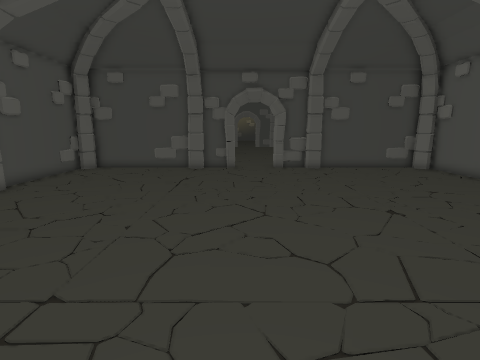
[1] (above)

16 first-person views from a walk through a scene from a Unity 3-D project. The camera is 1.3 m above the floor, tilts 10° down and sees 80° across. Doors are open. The floor is counted in squares, 0.5 m on a side. Each view is taken from the middle of a square. On the plan, view 1 faces up. The plan holds only what a view shows up to about 19 squares ahead; the rest is blank. The place goes on beyond the plan. The player is left out.

[2]
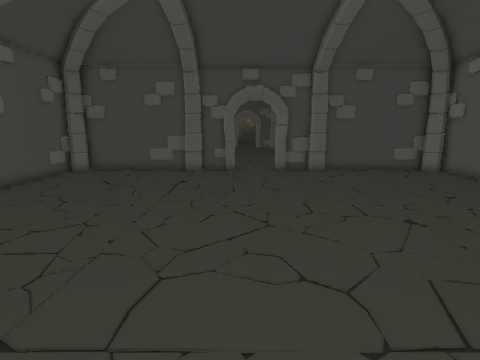

[3]
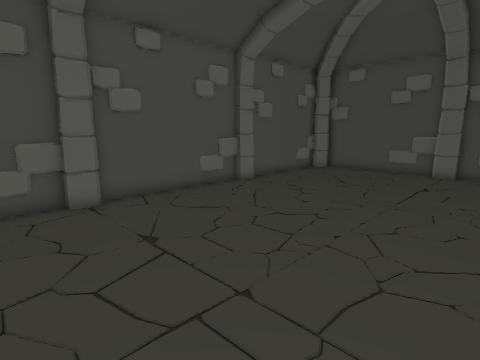

[4]
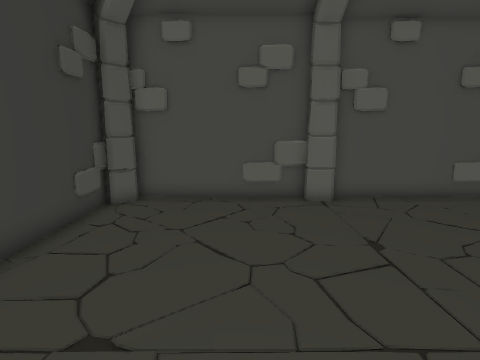

[5]
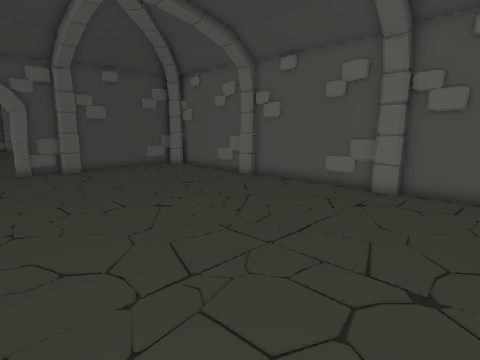

[6]
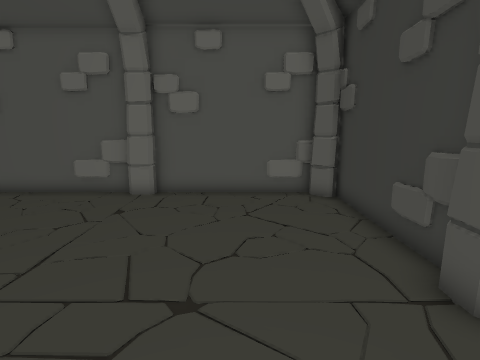

[7]
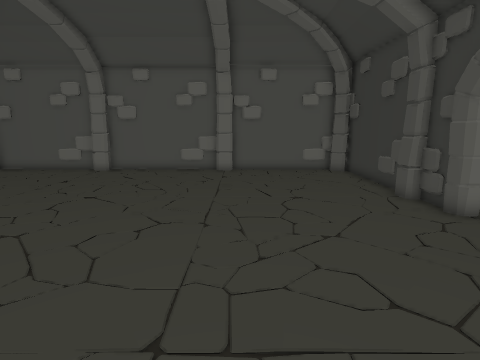

[8]
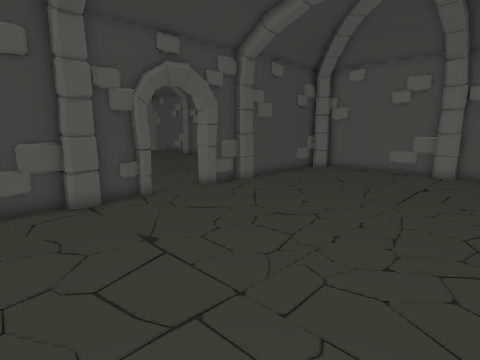

[9]
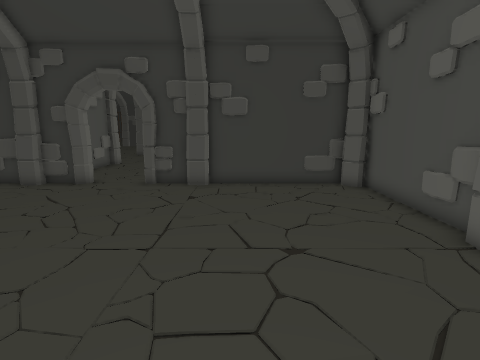

[10]
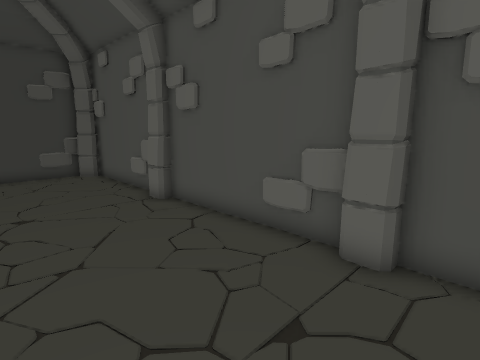

[11]
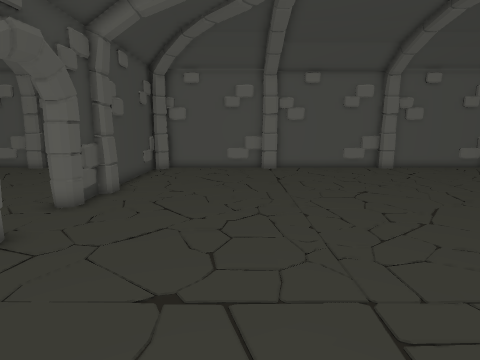

[12]
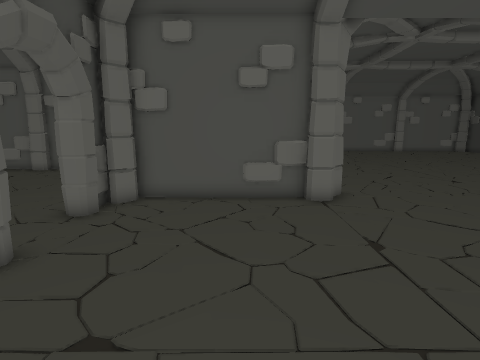

[13]
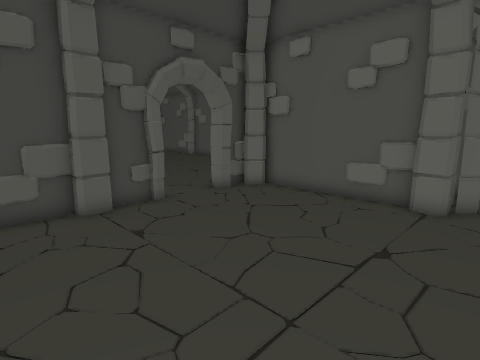

[14]
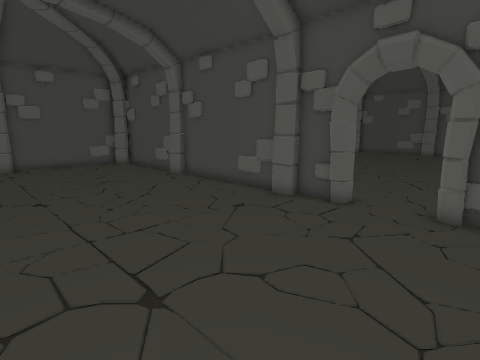

[15]
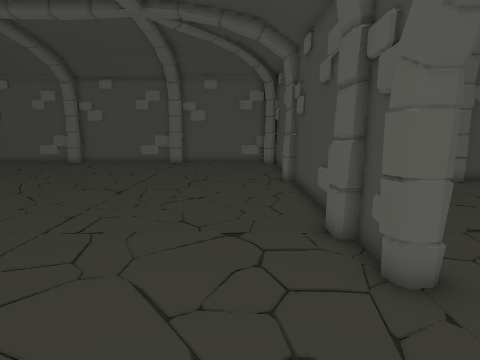

[16]
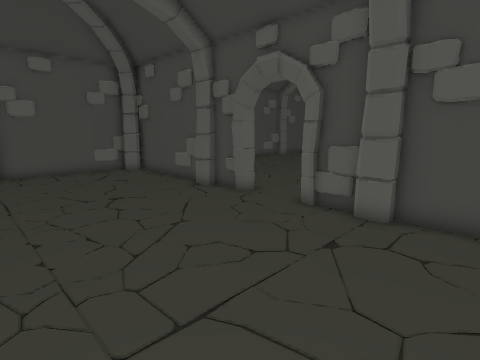

### Floor plan
Points are (right, up) in squares from view 1. A wall is a line through its corners. A room is listed if a view was taken in it or the views show most of it. See-through windows are left out.
Room 1 (views 1, 2, 3, 4, 5, 6, 7, 8, 9, 10, 11, 16)
walls: (-1, -3.4) (-0.4, -3.7); (3, 19.4) (2.4, 19.6); (-0.3, 19.6) (-1, 19.4); (2.4, -3.8) (2.5, -3.6) (3, -3.4); (-0.9, 19.8) (-1.6, 19.8); (-10.3, 4.1) (-10.3, 3.5) (-10.9, 3.5); (3, -3.8) (3.5, -3.8); (3.6, 19.8) (2.9, 19.8); (-3.5, 19.3) (-3.5, 19.6); (-10.4, 12.4) (-10.4, 11.9); (-3.4, -3.4) (-2.9, -3.4); (5.5, 19.4) (4.9, 19.4); (12.4, 3.5) (12.4, 4.1); (-2.4, 19.8) (-10.1, 19.8); (-2.5, -3.8) (-0.9, -3.8); (12.8, 4.5) (12.8, 11.6); (-10.8, 11.6) (-10.8, 4.5); (-10.8, 4.1) (-10.8, -3); (12.8, 12.5) (12.8, 19.1); (5.6, -3.8) (12.1, -3.8); (7.3, 19.6) (6.4, 19.6); (-10.5, -2.8) (-9.3, -3.9); (-9.8, 19.5) (-10.4, 18.8); (11.8, -3.5) (12.9, -2.3); (12.6, 18.8) (11.9, 19.4); (-10, -3.8) (-3.5, -3.8); (12.1, 19.8) (5.5, 19.8); (12.8, -3.1) (12.8, 3.5); (-10.8, 19.2) (-10.8, 12.4)
low walls: (12.7, 5.2) (12.9, 6.8); (-10.8, 10.5) (-10.7, 10.1); (4.5, 19.6) (3, 19.6); (-3.5, 19.6) (-5.7, 19.6); (-10.6, 2.8) (-10.9, 1.2); (12, 19.6) (11.4, 19.6)
ways out: open door at (1, -4) to room 2; open door at (1, 20)
objects: other object (-11, 8); other object (-10, 12); other object (-7, -4); other object (-3, -3); other object (-3, 19) to (-2, 20); other object (4, -4) to (5, -3); other object (4, 20); other object (5, 19); other object (12, 4); other object (12, 12); other object (13, 8)
Room 2 (views 12, 13, 14, 15)
walls: (4.3, -12.1) (4.3, -11.6); (5.5, -13.2) (4.9, -12.6); (4.8, -11.6) (4.8, -4.9); (4.7, -11.5) (4.6, -10.3); (8.6, -12.2) (7.4, -12.2); (-2.6, -4.6) (-3.1, -4.6); (-1.3, -4.4) (-1.8, -4.3); (-0.4, -4.4) (-0.9, -4.6); (-0.9, -4.2) (-10.5, -4.2); (3, -4.6) (2.4, -4.3); (4.5, -5.1) (3.5, -4.2) (2.9, -4.2); (-9.8, -3.5) (-10, -3.8); (-11.9, -4.2) (-15.5, -4.2)
low walls: (4.7, -10.9) (4.7, -10.4); (-4.1, -4.4) (-4.6, -4.3)
ways out: open door at (1, -4) to room 1
objects: other object (-11, -5); other object (-3, -5); other object (4, -12); other object (6, -20)

Where each view was taken, in squares from view 1:
view 1: 0 up, 0 right, facing up
view 2: 1 up, 0 right, facing up
view 3: 1 up, 0 right, facing up-left
view 4: 1 up, 0 right, facing left
view 5: 0 up, 0 right, facing up-right
view 6: 0 up, 1 right, facing right
view 7: 3 up, 6 left, facing right
view 8: 9 up, 6 left, facing up-right
view 9: 10 up, 5 left, facing down
view 10: 14 up, 5 left, facing down-left
view 11: 14 up, 7 left, facing right
view 12: 9 down, 6 left, facing right
view 13: 14 down, 6 left, facing up-right
view 14: 14 down, 4 right, facing up-left
view 15: 7 down, 4 right, facing left
view 16: 11 up, 8 right, facing up-left
